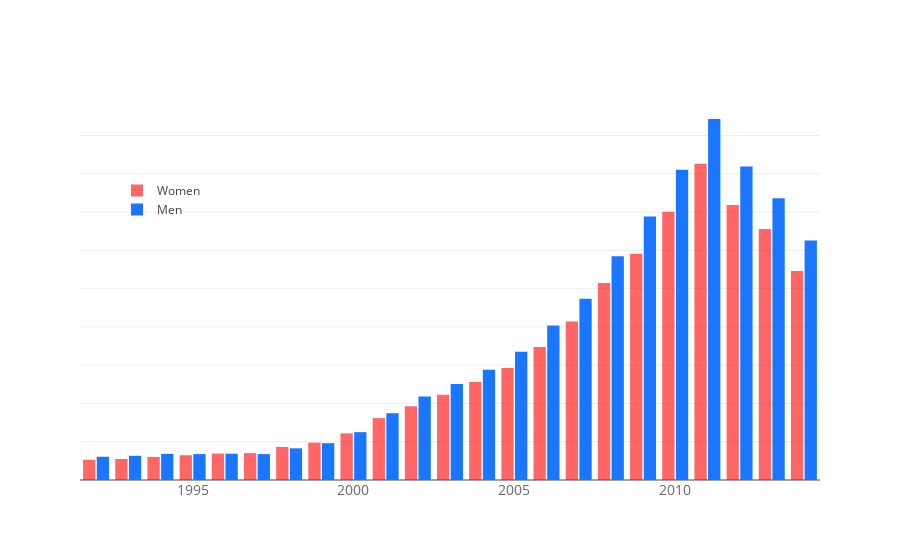

Write notebook code for a chart like this one.
### Code cell
import plotly.plotly as py
import plotly.graph_objs as go

trace1 = go.Bar(
    x=opiates_gend['year'],
    y=opiates_gend['countf'],
    name='Women',
    marker=dict(
        color='rgba(255, 0, 0, .6)'
    )
)
trace2 = go.Bar(
    x=opiates_gend['year'],
    y=opiates_gend['countm'],
    name='Men',
    marker=dict(
        color='rgb(26, 118, 255)'
    )
)
data = [trace1, trace2]
layout = go.Layout(
    xaxis=dict(
        tickfont=dict(
            size=14,
            color='rgb(107, 107, 107)'
        )
    ),
    yaxis=dict(
        ticks='',
        showticklabels=False
    ),
    legend=dict(x=.05, y=.8,
        bgcolor='rgba(255, 255, 255, 0)',
        bordercolor='rgba(255, 255, 255, 0)'
    ),
    barmode='group',
    bargap=0.15,
    bargroupgap=0.1
)

fig = go.Figure(data=data, layout=layout)
pyo.iplot(fig)

### Figure 1 — Plotly figure (JSON) as saved in the notebook; plotly's stock layout.template omitted (floating-point values rounded to 4 significant figures)
{"data": [{"marker": {"color": "rgba(255, 0, 0, .6)"}, "name": "Women", "type": "bar", "uid": "6dcf89ac-fcbc-11e8-b9c6-14abc5740b4d", "x": [1992, 1993, 1994, 1995, 1996, 1997, 1998, 1999, 2000, 2001, 2002, 2003, 2004, 2005, 2006, 2007, 2008, 2009, 2010, 2011, 2012, 2013, 2014], "y": [5297, 5499, 6016, 6482, 6913, 7020, 8643, 9770, 12189, 16169, 19237, 22266, 25609, 29278, 34764, 41381, 51436, 59110, 70050, 82597, 71848, 65596, 54623]}, {"marker": {"color": "rgb(26, 118, 255)"}, "name": "Men", "type": "bar", "uid": "6dcf89ad-fcbc-11e8-bc0a-14abc5740b4d", "x": [1992, 1993, 1994, 1995, 1996, 1997, 1998, 1999, 2000, 2001, 2002, 2003, 2004, 2005, 2006, 2007, 2008, 2009, 2010, 2011, 2012, 2013, 2014], "y": [6076, 6315, 6823, 6778, 6865, 6768, 8279, 9616, 12500, 17455, 21819, 25058, 28772, 33506, 40354, 47375, 58489, 68826, 81041, 94314, 81881, 73618, 62556]}], "layout": {"bargap": 0.15, "bargroupgap": 0.1, "barmode": "group", "legend": {"bgcolor": "rgba(255, 255, 255, 0)", "bordercolor": "rgba(255, 255, 255, 0)", "x": 0.05, "y": 0.8}, "xaxis": {"tickfont": {"color": "rgb(107, 107, 107)", "size": 14}}, "yaxis": {"showticklabels": false, "ticks": ""}}}
